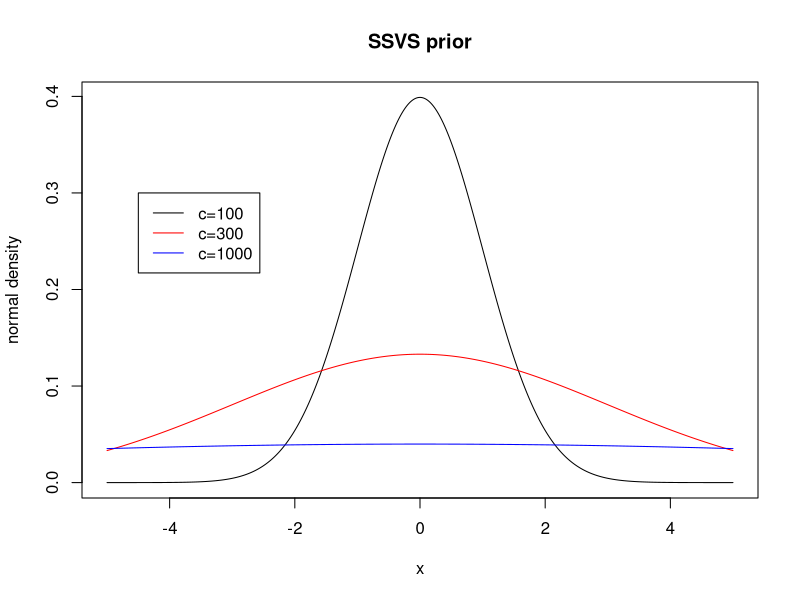

Reproduce this figure in R.
#### code to make the SSVS mixture priors 


x<-seq(-5,5,by=0.01)
nx1<-dnorm(x,mean=0,sd=1)
nx2<-dnorm(x,mean=0,sd=3)
nx3<-dnorm(x,mean=0,sd=10)

#postscript(file="SSVS_prior_plot.eps",horizontal=FALSE, paper="special", width=8, height=7)
#pdf(file="SSVS_prior_plot.pdf")
# plot(x,nx1,main="SSVS prior",xlab="x", ylab="normal density",type="l")
# lines(x,nx2,lty=2)
# lines(x,nx3,lty=3)
# legend(x=-4.5,y=.3,c("c=100","c=300","c=1000"), lty=c(1,2,3))
# dev.off()


postscript(file="SSVS_prior_plot_color.eps",horizontal=FALSE, paper="special", width=8, height=7)
#pdf(file="SSVS_prior_plot_color.pdf")
plot(x,nx1,main="SSVS prior",xlab="x", ylab="normal density",type="l")
lines(x,nx2,col="red")
lines(x,nx3,col="blue")
legend(x=-4.5,y=.3,c("c=100","c=300","c=1000"), lty=c(1,1,1),col=c("black","red","blue"))
dev.off()